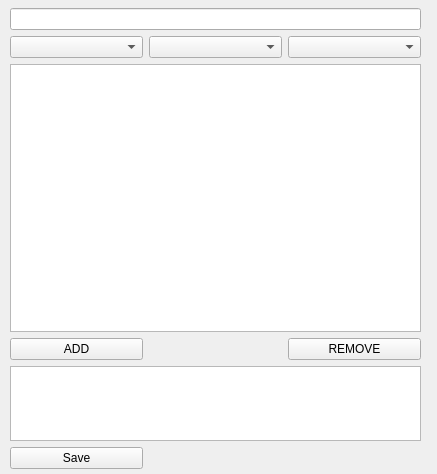
<?xml version="1.0" encoding="UTF-8"?>
<ui version="4.0">
 <class>profile_dialog</class>
 <widget class="QWidget" name="profile_dialog">
  <property name="windowModality">
   <enum>Qt::NonModal</enum>
  </property>
  <property name="geometry">
   <rect>
    <x>0</x>
    <y>0</y>
    <width>437</width>
    <height>474</height>
   </rect>
  </property>
  <property name="windowTitle">
   <string>Form</string>
  </property>
  <widget class="QWidget" name="layoutWidget">
   <property name="geometry">
    <rect>
     <x>10</x>
     <y>8</y>
     <width>411</width>
     <height>461</height>
    </rect>
   </property>
   <layout class="QGridLayout" name="gridLayout">
    <property name="leftMargin">
     <number>0</number>
    </property>
    <item row="1" column="0">
     <widget class="QComboBox" name="profile_iwad"/>
    </item>
    <item row="1" column="1">
     <widget class="QComboBox" name="profile_port"/>
    </item>
    <item row="1" column="2">
     <widget class="QComboBox" name="profile_compat"/>
    </item>
    <item row="2" column="0" colspan="3">
     <widget class="QListView" name="profile_wadlist">
      <property name="acceptDrops">
       <bool>true</bool>
      </property>
     </widget>
    </item>
    <item row="3" column="0">
     <widget class="QPushButton" name="profile_wad_add">
      <property name="text">
       <string>ADD</string>
      </property>
     </widget>
    </item>
    <item row="3" column="2">
     <widget class="QPushButton" name="profile_wad_remove">
      <property name="text">
       <string>REMOVE</string>
      </property>
     </widget>
    </item>
    <item row="4" column="0" colspan="3">
     <widget class="QPlainTextEdit" name="profile_config">
      <property name="minimumSize">
       <size>
        <width>0</width>
        <height>0</height>
       </size>
      </property>
      <property name="maximumSize">
       <size>
        <width>500</width>
        <height>75</height>
       </size>
      </property>
      <property name="backgroundVisible">
       <bool>false</bool>
      </property>
     </widget>
    </item>
    <item row="5" column="0">
     <widget class="QPushButton" name="profile_save">
      <property name="text">
       <string>Save</string>
      </property>
     </widget>
    </item>
    <item row="0" column="0" colspan="3">
     <widget class="QLineEdit" name="profile_name">
      <property name="alignment">
       <set>Qt::AlignCenter</set>
      </property>
      <property name="clearButtonEnabled">
       <bool>false</bool>
      </property>
     </widget>
    </item>
   </layout>
  </widget>
 </widget>
 <resources/>
 <connections>
  <connection>
   <sender>profile_name</sender>
   <signal>textChanged(QString)</signal>
   <receiver>profile_dialog</receiver>
   <slot>setWindowTitle(QString)</slot>
   <hints>
    <hint type="sourcelabel">
     <x>313</x>
     <y>25</y>
    </hint>
    <hint type="destinationlabel">
     <x>360</x>
     <y>53</y>
    </hint>
   </hints>
  </connection>
  <connection>
   <sender>profile_wad_add</sender>
   <signal>clicked()</signal>
   <receiver>profile_dialog</receiver>
   <slot>addWAD()</slot>
   <hints>
    <hint type="sourcelabel">
     <x>80</x>
     <y>313</y>
    </hint>
    <hint type="destinationlabel">
     <x>128</x>
     <y>317</y>
    </hint>
   </hints>
  </connection>
  <connection>
   <sender>profile_wad_remove</sender>
   <signal>clicked()</signal>
   <receiver>profile_dialog</receiver>
   <slot>removeWAD()</slot>
   <hints>
    <hint type="sourcelabel">
     <x>279</x>
     <y>315</y>
    </hint>
    <hint type="destinationlabel">
     <x>353</x>
     <y>331</y>
    </hint>
   </hints>
  </connection>
  <connection>
   <sender>profile_save</sender>
   <signal>clicked()</signal>
   <receiver>profile_dialog</receiver>
   <slot>saveProfile()</slot>
   <hints>
    <hint type="sourcelabel">
     <x>392</x>
     <y>399</y>
    </hint>
    <hint type="destinationlabel">
     <x>441</x>
     <y>380</y>
    </hint>
   </hints>
  </connection>
 </connections>
 <slots>
  <slot>addWAD()</slot>
  <slot>removeWAD()</slot>
  <slot>saveProfile()</slot>
 </slots>
</ui>
